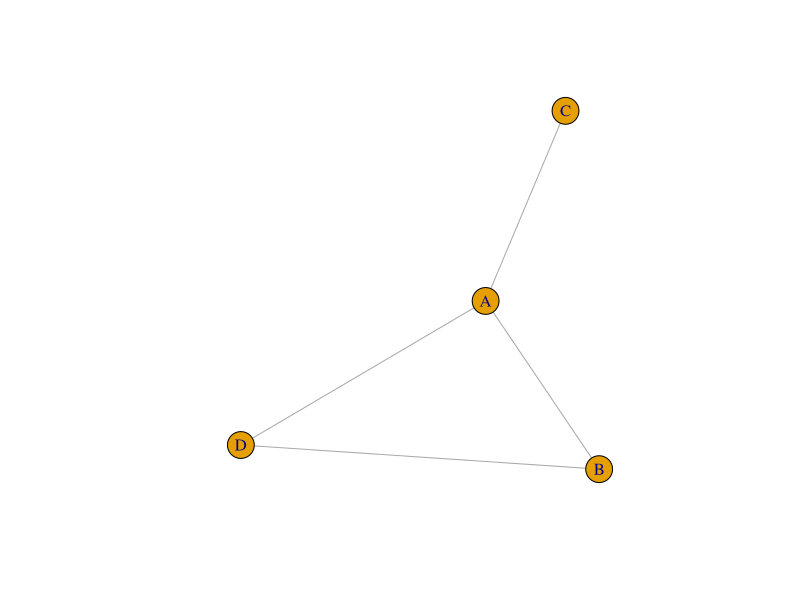
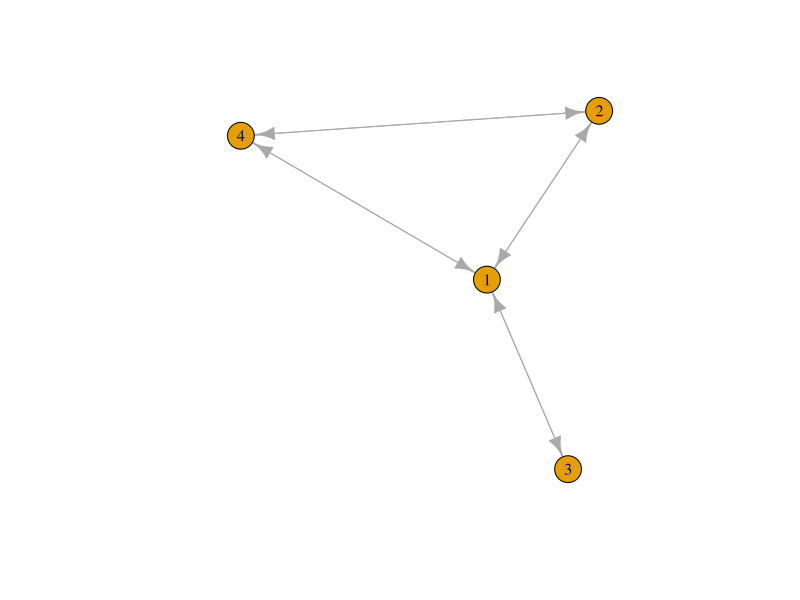
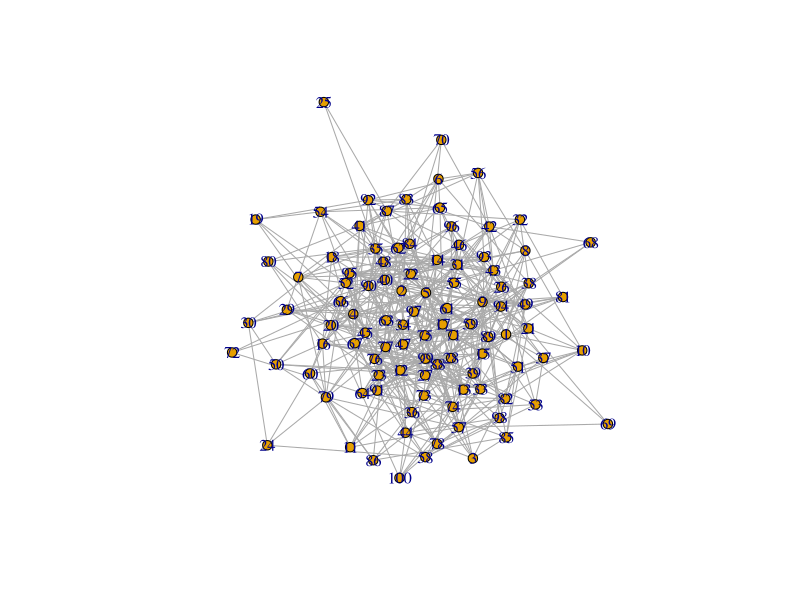
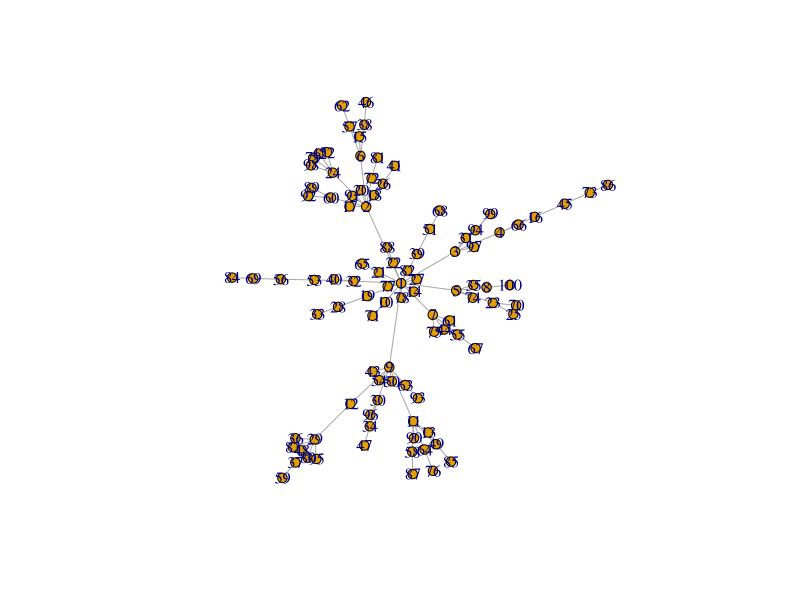

The R source for these figures, in order:
## ---- chunk 1
library("igraph")
## ---- chunk 2
g1 = graph.formula(A-B, A-C, A-D, B-D)
## ---- chunk 3
print(g1)
## ---- chunk 4
V(g1)
## ---- chunk 5
E(g1)
## ---- chunk 6
plot(g1)
## ---- chunk 7
A = matrix(0,4,4)
## ---- chunk 8
A[1,c(2,3,4)] = 1
## ---- chunk 9
A[2,c(1,4)] = 1
## ---- chunk 10
A[3,1] = 1
## ---- chunk 11
A[4,c(1,2)] = 1
## ---- chunk 12
print(A)
## ---- chunk 13
g2 = graph.adjacency(A)
## ---- chunk 14
plot(g2)
## ---- chunk 15
g.er = erdos.renyi.game(n = 100,p = 0.1)
plot(g.er,  vertex.size = 5)
## ---- chunk 16
g.ba = barabasi.game(n = 100, directed=FALSE)
plot(g.ba,  vertex.size = 5)
## ---- chunk 17
closeness(g.ba)
## ---- chunk 18
library("igraph")
